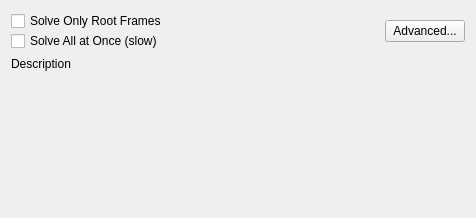
<?xml version="1.0" encoding="UTF-8"?>
<ui version="4.0">
 <class>Form</class>
 <widget class="QWidget" name="Form">
  <property name="geometry">
   <rect>
    <x>0</x>
    <y>0</y>
    <width>476</width>
    <height>218</height>
   </rect>
  </property>
  <property name="windowTitle">
   <string>Form</string>
  </property>
  <layout class="QVBoxLayout" name="verticalLayout">
   <item>
    <layout class="QHBoxLayout" name="frameRange_layout"/>
   </item>
   <item>
    <layout class="QHBoxLayout" name="rootFrames_layout"/>
   </item>
   <item>
    <layout class="QHBoxLayout" name="extraOptions_layout">
     <property name="spacing">
      <number>1</number>
     </property>
     <item>
      <layout class="QVBoxLayout" name="options_layout" stretch="0,0">
       <property name="spacing">
        <number>0</number>
       </property>
       <item>
        <widget class="QCheckBox" name="onlyRootFrames_checkBox">
         <property name="text">
          <string>Solve Only Root Frames</string>
         </property>
        </widget>
       </item>
       <item>
        <widget class="QCheckBox" name="globalSolve_checkBox">
         <property name="text">
          <string>Solve All at Once (slow)</string>
         </property>
        </widget>
       </item>
      </layout>
     </item>
     <item>
      <spacer name="horizontalSpacer">
       <property name="orientation">
        <enum>Qt::Horizontal</enum>
       </property>
       <property name="sizeType">
        <enum>QSizePolicy::Expanding</enum>
       </property>
       <property name="sizeHint" stdset="0">
        <size>
         <width>40</width>
         <height>20</height>
        </size>
       </property>
      </spacer>
     </item>
     <item>
      <widget class="QPushButton" name="advanced_pushButton">
       <property name="text">
        <string>Advanced...</string>
       </property>
      </widget>
     </item>
    </layout>
   </item>
   <item>
    <widget class="QLabel" name="description_label">
     <property name="text">
      <string>Description</string>
     </property>
     <property name="wordWrap">
      <bool>true</bool>
     </property>
    </widget>
   </item>
   <item>
    <spacer name="verticalSpacer_3">
     <property name="orientation">
      <enum>Qt::Vertical</enum>
     </property>
     <property name="sizeHint" stdset="0">
      <size>
       <width>20</width>
       <height>102</height>
      </size>
     </property>
    </spacer>
   </item>
  </layout>
 </widget>
 <resources/>
 <connections/>
</ui>
